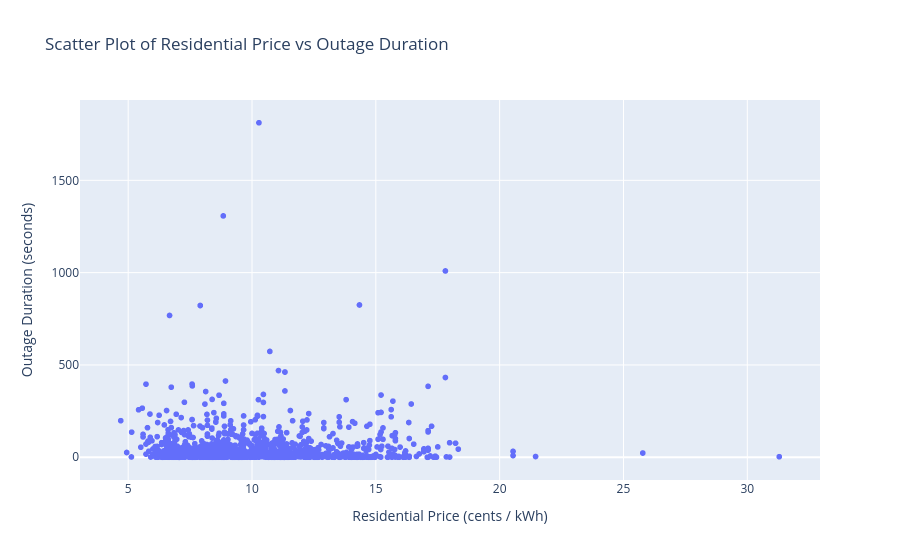

Notebook code for this chart:
### Code cell
px.scatter(
    cleaned_df,
    x="Total_price (cents / kWh)",
    y="Outage_duration",
    title="Scatter Plot of Residential Price vs Outage Duration",
    labels={
        "Total_price (cents / kWh)": "Residential Price (cents / kWh)",
        "Outage_duration": "Outage Duration (seconds)",
    },
)

### Figure 1 — Plotly figure (JSON) as saved in the notebook; plotly's stock layout.template omitted (floating-point values rounded to 4 significant figures; data arrays with more than 128 entries replaced by an {"elided": "..."} marker saying what was removed)
{"data": [{"hovertemplate": "Residential Price (cents / kWh)=%{x}<br>Outage Duration (seconds)=%{y}<extra></extra>", "legendgroup": "", "marker": {"color": "#636efa", "symbol": "circle"}, "mode": "markers", "name": "", "showlegend": false, "type": "scattergl", "x": {"elided": "1534 float values"}, "xaxis": "x", "y": {"elided": "1534 float values"}, "yaxis": "y"}], "layout": {"legend": {"tracegroupgap": 0}, "title": {"text": "Scatter Plot of Residential Price vs Outage Duration"}, "xaxis": {"anchor": "y", "domain": [0, 1], "title": {"text": "Residential Price (cents / kWh)"}}, "yaxis": {"anchor": "x", "domain": [0, 1], "title": {"text": "Outage Duration (seconds)"}}}}
